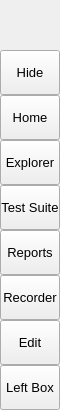
        <widget class="QFrame" name="leftMenuBg">
         <property name="minimumSize">
          <size>
           <width>60</width>
           <height>0</height>
          </size>
         </property>
         <property name="maximumSize">
          <size>
           <width>60</width>
           <height>16777215</height>
          </size>
         </property>
         <property name="frameShape">
          <enum>QFrame::Shape::NoFrame</enum>
         </property>
         <property name="frameShadow">
          <enum>QFrame::Shadow::Raised</enum>
         </property>
         <layout class="QVBoxLayout" name="verticalLayout_3">
          <property name="spacing">
           <number>0</number>
          </property>
          <property name="leftMargin">
           <number>0</number>
          </property>
          <property name="topMargin">
           <number>0</number>
          </property>
          <property name="rightMargin">
           <number>0</number>
          </property>
          <property name="bottomMargin">
           <number>0</number>
          </property>
          <item>
           <widget class="QFrame" name="topLogoInfo">
            <property name="minimumSize">
             <size>
              <width>0</width>
              <height>50</height>
             </size>
            </property>
            <property name="maximumSize">
             <size>
              <width>16777215</width>
              <height>50</height>
             </size>
            </property>
            <property name="frameShape">
             <enum>QFrame::Shape::NoFrame</enum>
            </property>
            <property name="frameShadow">
             <enum>QFrame::Shadow::Raised</enum>
            </property>
            <layout class="QFormLayout" name="formLayout_2">
             <item row="0" column="0">
              <widget class="QFrame" name="topLogo">
               <property name="minimumSize">
                <size>
                 <width>40</width>
                 <height>40</height>
                </size>
               </property>
               <property name="maximumSize">
                <size>
                 <width>40</width>
                 <height>40</height>
                </size>
               </property>
               <property name="frameShape">
                <enum>QFrame::Shape::NoFrame</enum>
               </property>
               <property name="frameShadow">
                <enum>QFrame::Shadow::Raised</enum>
               </property>
              </widget>
             </item>
            </layout>
           </widget>
          </item>
          <item>
           <widget class="QFrame" name="leftMenuFrame">
            <property name="frameShape">
             <enum>QFrame::Shape::NoFrame</enum>
            </property>
            <property name="frameShadow">
             <enum>QFrame::Shadow::Raised</enum>
            </property>
            <layout class="QVBoxLayout" name="verticalMenuLayout">
             <property name="spacing">
              <number>0</number>
             </property>
             <property name="leftMargin">
              <number>0</number>
             </property>
             <property name="topMargin">
              <number>0</number>
             </property>
             <property name="rightMargin">
              <number>0</number>
             </property>
             <property name="bottomMargin">
              <number>0</number>
             </property>
             <item>
              <widget class="QFrame" name="toggleBox">
               <property name="maximumSize">
                <size>
                 <width>16777215</width>
                 <height>45</height>
                </size>
               </property>
               <property name="frameShape">
                <enum>QFrame::Shape::NoFrame</enum>
               </property>
               <property name="frameShadow">
                <enum>QFrame::Shadow::Raised</enum>
               </property>
               <layout class="QVBoxLayout" name="verticalLayout_4">
                <property name="spacing">
                 <number>0</number>
                </property>
                <property name="leftMargin">
                 <number>0</number>
                </property>
                <property name="topMargin">
                 <number>0</number>
                </property>
                <property name="rightMargin">
                 <number>0</number>
                </property>
                <property name="bottomMargin">
                 <number>0</number>
                </property>
                <item>
                 <widget class="QPushButton" name="toggleButton">
                  <property name="sizePolicy">
                   <sizepolicy hsizetype="Expanding" vsizetype="Fixed">
                    <horstretch>0</horstretch>
                    <verstretch>0</verstretch>
                   </sizepolicy>
                  </property>
                  <property name="minimumSize">
                   <size>
                    <width>0</width>
                    <height>45</height>
                   </size>
                  </property>
                  <property name="font">
                   <font>
                    <family>Segoe UI</family>
                    <pointsize>10</pointsize>
                    <italic>false</italic>
                    <bold>false</bold>
                   </font>
                  </property>
                  <property name="cursor">
                   <cursorShape>PointingHandCursor</cursorShape>
                  </property>
                  <property name="layoutDirection">
                   <enum>Qt::LayoutDirection::LeftToRight</enum>
                  </property>
                  <property name="styleSheet">
                   <string notr="true">background-image: url(:/Icons/icon_menu.png);</string>
                  </property>
                  <property name="text">
                   <string>Hide</string>
                  </property>
                 </widget>
                </item>
               </layout>
              </widget>
             </item>
             <item alignment="Qt::AlignmentFlag::AlignTop">
              <widget class="QFrame" name="topMenu">
               <property name="frameShape">
                <enum>QFrame::Shape::NoFrame</enum>
               </property>
               <property name="frameShadow">
                <enum>QFrame::Shadow::Raised</enum>
               </property>
               <layout class="QVBoxLayout" name="verticalLayout_8">
                <property name="spacing">
                 <number>0</number>
                </property>
                <property name="leftMargin">
                 <number>0</number>
                </property>
                <property name="topMargin">
                 <number>0</number>
                </property>
                <property name="rightMargin">
                 <number>0</number>
                </property>
                <property name="bottomMargin">
                 <number>0</number>
                </property>
                <item>
                 <widget class="QPushButton" name="btn_home">
                  <property name="sizePolicy">
                   <sizepolicy hsizetype="Expanding" vsizetype="Fixed">
                    <horstretch>0</horstretch>
                    <verstretch>0</verstretch>
                   </sizepolicy>
                  </property>
                  <property name="minimumSize">
                   <size>
                    <width>0</width>
                    <height>45</height>
                   </size>
                  </property>
                  <property name="font">
                   <font>
                    <family>Segoe UI</family>
                    <pointsize>10</pointsize>
                    <italic>false</italic>
                    <bold>false</bold>
                   </font>
                  </property>
                  <property name="cursor">
                   <cursorShape>PointingHandCursor</cursorShape>
                  </property>
                  <property name="layoutDirection">
                   <enum>Qt::LayoutDirection::LeftToRight</enum>
                  </property>
                  <property name="styleSheet">
                   <string notr="true">background-image: url(:/Icons/cil-home.png);</string>
                  </property>
                  <property name="text">
                   <string>Home</string>
                  </property>
                 </widget>
                </item>
                <item>
                 <widget class="QPushButton" name="btn_explorer">
                  <property name="sizePolicy">
                   <sizepolicy hsizetype="Expanding" vsizetype="Fixed">
                    <horstretch>0</horstretch>
                    <verstretch>0</verstretch>
                   </sizepolicy>
                  </property>
                  <property name="minimumSize">
                   <size>
                    <width>0</width>
                    <height>45</height>
                   </size>
                  </property>
                  <property name="font">
                   <font>
                    <family>Segoe UI</family>
                    <pointsize>10</pointsize>
                    <italic>false</italic>
                    <bold>false</bold>
                   </font>
                  </property>
                  <property name="cursor">
                   <cursorShape>PointingHandCursor</cursorShape>
                  </property>
                  <property name="layoutDirection">
                   <enum>Qt::LayoutDirection::LeftToRight</enum>
                  </property>
                  <property name="styleSheet">
                   <string notr="true">background-image: url(:/Icons/cil-file.png);</string>
                  </property>
                  <property name="text">
                   <string>Explorer</string>
                  </property>
                 </widget>
                </item>
                <item>
                 <widget class="QPushButton" name="btn_testsuite">
                  <property name="sizePolicy">
                   <sizepolicy hsizetype="Expanding" vsizetype="Fixed">
                    <horstretch>0</horstretch>
                    <verstretch>0</verstretch>
                   </sizepolicy>
                  </property>
                  <property name="minimumSize">
                   <size>
                    <width>0</width>
                    <height>45</height>
                   </size>
                  </property>
                  <property name="font">
                   <font>
                    <family>Segoe UI</family>
                    <pointsize>10</pointsize>
                    <italic>false</italic>
                    <bold>false</bold>
                   </font>
                  </property>
                  <property name="cursor">
                   <cursorShape>PointingHandCursor</cursorShape>
                  </property>
                  <property name="layoutDirection">
                   <enum>Qt::LayoutDirection::LeftToRight</enum>
                  </property>
                  <property name="autoFillBackground">
                   <bool>false</bool>
                  </property>
                  <property name="styleSheet">
                   <string notr="true">background-image: url(:/Icons/icon_testtube.png);</string>
                  </property>
                  <property name="text">
                   <string>Test Suite</string>
                  </property>
                  <property name="autoRepeat">
                   <bool>false</bool>
                  </property>
                 </widget>
                </item>
                <item>
                 <widget class="QPushButton" name="btn_reports">
                  <property name="sizePolicy">
                   <sizepolicy hsizetype="Expanding" vsizetype="Fixed">
                    <horstretch>0</horstretch>
                    <verstretch>0</verstretch>
                   </sizepolicy>
                  </property>
                  <property name="minimumSize">
                   <size>
                    <width>0</width>
                    <height>45</height>
                   </size>
                  </property>
                  <property name="font">
                   <font>
                    <family>Segoe UI</family>
                    <pointsize>10</pointsize>
                    <italic>false</italic>
                    <bold>false</bold>
                   </font>
                  </property>
                  <property name="cursor">
                   <cursorShape>PointingHandCursor</cursorShape>
                  </property>
                  <property name="layoutDirection">
                   <enum>Qt::LayoutDirection::LeftToRight</enum>
                  </property>
                  <property name="styleSheet">
                   <string notr="true">background-image: url(:/Icons/icon_reports.png);</string>
                  </property>
                  <property name="text">
                   <string>Reports</string>
                  </property>
                 </widget>
                </item>
                <item>
                 <widget class="QPushButton" name="btn_recorder">
                  <property name="sizePolicy">
                   <sizepolicy hsizetype="Expanding" vsizetype="Fixed">
                    <horstretch>0</horstretch>
                    <verstretch>0</verstretch>
                   </sizepolicy>
                  </property>
                  <property name="minimumSize">
                   <size>
                    <width>0</width>
                    <height>45</height>
                   </size>
                  </property>
                  <property name="font">
                   <font>
                    <family>Segoe UI</family>
                    <pointsize>10</pointsize>
                    <italic>false</italic>
                    <bold>false</bold>
                   </font>
                  </property>
                  <property name="cursor">
                   <cursorShape>PointingHandCursor</cursorShape>
                  </property>
                  <property name="layoutDirection">
                   <enum>Qt::LayoutDirection::LeftToRight</enum>
                  </property>
                  <property name="styleSheet">
                   <string notr="true">background-image: url(:/Icons/icon_record.png);</string>
                  </property>
                  <property name="text">
                   <string>Recorder</string>
                  </property>
                 </widget>
                </item>
                <item>
                 <widget class="QPushButton" name="btn_edit">
                  <property name="enabled">
                   <bool>true</bool>
                  </property>
                  <property name="sizePolicy">
                   <sizepolicy hsizetype="Expanding" vsizetype="Fixed">
                    <horstretch>0</horstretch>
                    <verstretch>0</verstretch>
                   </sizepolicy>
                  </property>
                  <property name="minimumSize">
                   <size>
                    <width>0</width>
                    <height>45</height>
                   </size>
                  </property>
                  <property name="font">
                   <font>
                    <family>Segoe UI</family>
                    <pointsize>10</pointsize>
                    <italic>false</italic>
                    <bold>false</bold>
                   </font>
                  </property>
                  <property name="cursor">
                   <cursorShape>PointingHandCursor</cursorShape>
                  </property>
                  <property name="layoutDirection">
                   <enum>Qt::LayoutDirection::LeftToRight</enum>
                  </property>
                  <property name="styleSheet">
                   <string notr="true">background-image: url(:/Icons/icon_edit.png);</string>
                  </property>
                  <property name="text">
                   <string>Edit</string>
                  </property>
                 </widget>
                </item>
               </layout>
              </widget>
             </item>
             <item alignment="Qt::AlignmentFlag::AlignBottom">
              <widget class="QFrame" name="bottomMenu">
               <property name="frameShape">
                <enum>QFrame::Shape::NoFrame</enum>
               </property>
               <property name="frameShadow">
                <enum>QFrame::Shadow::Raised</enum>
               </property>
               <layout class="QVBoxLayout" name="verticalLayout_7">
                <property name="spacing">
                 <number>0</number>
                </property>
                <property name="leftMargin">
                 <number>0</number>
                </property>
                <property name="topMargin">
                 <number>0</number>
                </property>
                <property name="rightMargin">
                 <number>0</number>
                </property>
                <property name="bottomMargin">
                 <number>0</number>
                </property>
                <item>
                 <widget class="QPushButton" name="btn_settings">
                  <property name="sizePolicy">
                   <sizepolicy hsizetype="Expanding" vsizetype="Fixed">
                    <horstretch>0</horstretch>
                    <verstretch>0</verstretch>
                   </sizepolicy>
                  </property>
                  <property name="minimumSize">
                   <size>
                    <width>0</width>
                    <height>45</height>
                   </size>
                  </property>
                  <property name="font">
                   <font>
                    <family>Segoe UI</family>
                    <pointsize>10</pointsize>
                    <italic>false</italic>
                    <bold>false</bold>
                   </font>
                  </property>
                  <property name="cursor">
                   <cursorShape>PointingHandCursor</cursorShape>
                  </property>
                  <property name="layoutDirection">
                   <enum>Qt::LayoutDirection::LeftToRight</enum>
                  </property>
                  <property name="styleSheet">
                   <string notr="true">background-image: url(:/Icons/icon_settings.png);</string>
                  </property>
                  <property name="text">
                   <string>Left Box</string>
                  </property>
                 </widget>
                </item>
               </layout>
              </widget>
             </item>
            </layout>
           </widget>
          </item>
         </layout>
        </widget>
